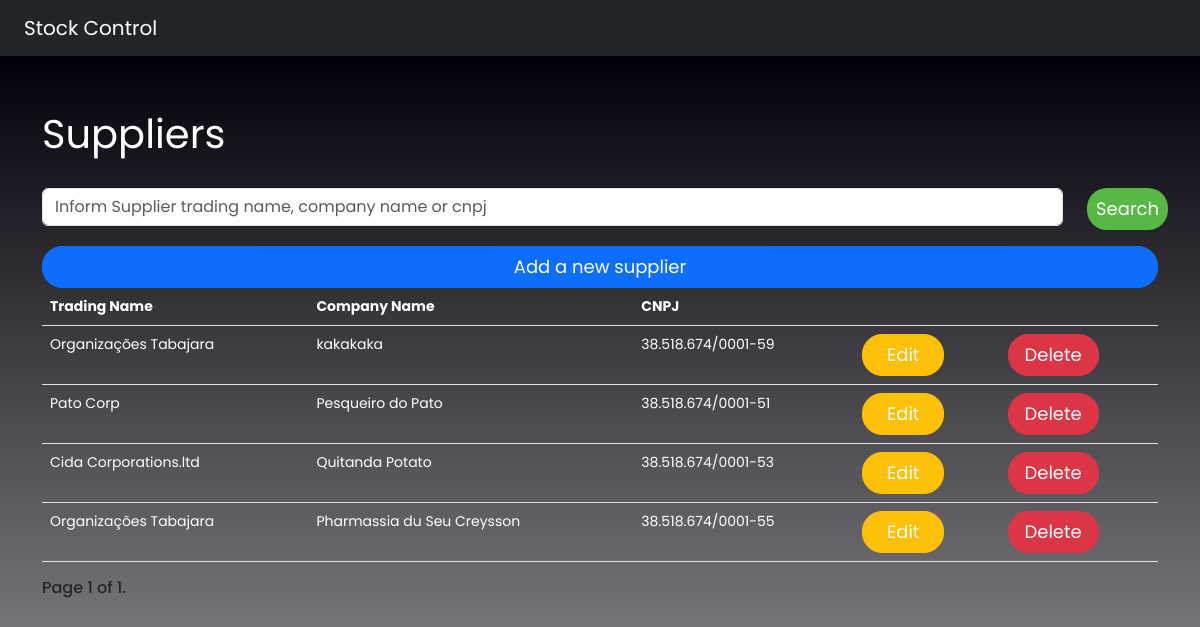
Screenshot of /suppliers/ with the database file from the repository.
### stock_app/models.py (models this page shows)
class Suppliers(models.Model):
    status = models.BooleanField(default=False, verbose_name=f"Status: Inactive / Active")
    trading_name = models.CharField(max_length=250, null=False)
    company_name = models.CharField(max_length=250, null=False)
    cnpj = models.CharField(max_length=18, unique=True, null=False)
    phone = models.CharField(max_length=15, null=False)
    email = models.EmailField(default="")

### stock_app/views.py (the view)
# urls.py: path("suppliers/", suppliers, name="suppliers"),
def suppliers(request):
    suppliers = Suppliers.objects.all().order_by('-id')
    queryset = request.GET.get('q')
    if queryset:
        suppliers = Suppliers.objects.filter(
            Q(trading_name__icontains=queryset)|
            Q(company_name__icontains=queryset)|
            Q(cnpj__icontains=queryset)
        )
    paginator = Paginator(suppliers, 5)
    page = request.GET.get('page')
    suppliers = paginator.get_page(page)
    return render(request, "suppliers/suppliers.html", {"suppliers": suppliers})

### templates/suppliers/suppliers.html (shortened to what this page needs)
{% extends 'base.html' %}
{% block content %}
    <div class="container">
        <div class="py-4"></div>
        <p class="mb-4 text-white fs-1 fw-normal">Suppliers</p>
        <form method="GET">
            <div class="row">
                <div class="form-group col-11" id="message">
                    <input class="form-control" type="search" placeholder="Inform Supplier trading name, company name or cnpj" name="q" value="{{request.GET.q}}">
                </div>
                <div class="form-group col-1 d-grid">
                    <button class="btn btn--pill btn--green px-2 mx-0">Search</button>
                </div>
            </div>
        </form>
        <div class="row">
            <div class="d-grid gap-2">
                <a class="mt-3 btn btn--pill btn-primary" href="{% url 'add_suppliers' %}">Add a new supplier</a>
            </div>
        </div>
        <table class="table table-head">
            <thead>
                <tr class="text-white">
                    <th>Trading Name</th>
                    <th>Company Name</th>
                    <th>CNPJ</th>
                    <th></th>
                    <th></th>
                </tr>
            </thead>
            <tbody>
                {% for supplier in suppliers %}
                <tr style="color: #fff;">
                    <td>{{supplier.trading_name}}</td>
                    <td>{{supplier.company_name}}</td>
                    <td>{{supplier.cnpj}}</td>
                    <td><a class="px-4 btn btn--pill btn-warning" href="/edit_supplier/{{supplier.id}}">Edit</a></td>
                    <td><a class="px-3 btn btn--pill btn-danger" href="/remove_supplier/{{supplier.id}}">Delete</a></td>
                </tr>
                {% endfor %}
            </tbody>
        </table>
        <div class="pagination">
            <span class="step-links">
                <div class="d-inline-flex bd-highlight">
                    <span class="h6 current">
                        Page {{ suppliers.number }} of {{ suppliers.paginator.num_pages }}.
                    </span>
                </div>
            </span>
        </div>
    </div>
{% endblock content %}

### static/css/main.css (style rules this page uses)
.row { display: -webkit-box; display: -webkit-flex; display: -moz-box; display: -ms-flexbox; display: flex; -webkit-flex-wrap: wrap; -ms-flex-wrap: wrap; flex-wrap: wrap; }
html { -webkit-box-sizing: border-box; -moz-box-sizing: border-box; box-sizing: border-box; }
* { padding: 0; margin: 0; }
*, *:before, *:after { -webkit-box-sizing: inherit; -moz-box-sizing: inherit; box-sizing: inherit; }
body, h1, h2, h3, h4, h5, h6, blockquote, p, pre, dl, dd, ol, ul, figure, hr, fieldset, legend { margin: 0; padding: 0; }
table { border-collapse: collapse; border-spacing: 0; }
button { outline: none; background: none; border: none; }
body { font-family: "Poppins", "Arial", "Helvetica Neue", sans-serif; font-weight: 400; font-size: 14px; }
.btn { display: inline-block; line-height: 40px; padding: 0 33px; font-family: Poppins, Arial, "Helvetica Neue", sans-serif; cursor: pointer; color: #fff; -webkit-transition: all 0.4s ease; -o-transition: all 0.4s ease; -moz-transition: all 0.4s ease; transition: all 0.4s ease; font-size: 18px; }
.btn--pill { -webkit-border-radius: 20px; -moz-border-radius: 20px; border-radius: 20px; }
.btn--green { background: #57b846; }
input { outline: none; margin: 0; border: none; -webkit-box-shadow: none; -moz-box-shadow: none; box-shadow: none; width: 100%; font-size: 14px; font-family: inherit; }

### rows the page displays
Suppliers: trading_name "Organizações Tabajara", company_name "kakakaka", cnpj "38.518.674/0001-59"
Suppliers: trading_name "Pato Corp", company_name "Pesqueiro do Pato", cnpj "38.518.674/0001-51"
Suppliers: trading_name "Cida Corporations.ltd", company_name "Quitanda Potato", cnpj "38.518.674/0001-53"
Suppliers: trading_name "Organizações Tabajara", company_name "Pharmassia du Seu Creysson", cnpj "38.518.674/0001-55"

### other values shown
{{ suppliers.number }} "1"
{{ suppliers.paginator.num_pages }} "1"
